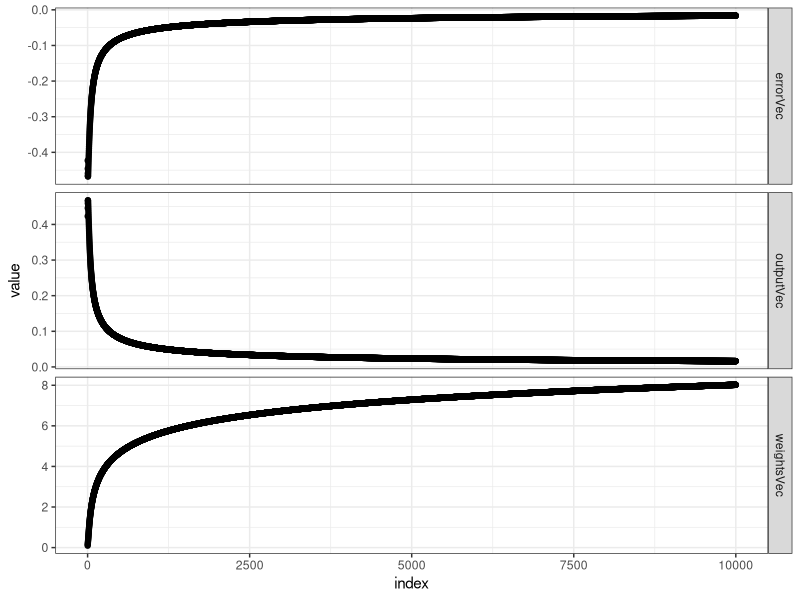

Here is the R script that generated this plot:
# Clear environment
rm(list = ls())

# Load libraries
library(ggplot2)
library(dplyr)
library(tidyr)

# input data to input neurons
# 4x3 matrix
training_input = matrix(
  c(0,0,1,1,1,1,1,0,1,0,1,1),
  nrow = 4,
  ncol = 3)

# Output data
# 1x4 matrix (transpose it to make it 4x1)
training_ouput = t(matrix(
  c(0,1,1,0),
  nrow = 1,
  ncol = 4
))

# create rarndom weights
set.seed(0415)
weights = round(runif(3, min = -1, max = 1), 2)
# turn array into 3x1 matrix
weightsMat = matrix(
  weights,
  nrow = 3,
  ncol = 1
)


# create empty vectors for visualization purposes
outputVec = c()
weightsVec = c()
errorVec = c()
index = c()

# iterate
for(i in 1:10000) {
  index[i] = i # add to index vector
  
  # activation function (sigmoid), X is the dot product between input and weights
  output = 1/(1 + exp(-training_input %*% weightsMat))
  outputVec[i] = output # add to output vector
  
  # calculate the error
  error = training_ouput - output
  errorVec[i] = error
  
  # calculate the gradient (derivative of the activation function)
  sigmoidDeriv = output * (1 - output)
  
  # adjustment is dot T(input) dot (error * gradient)
  adjustment = t(training_input) %*% (error * sigmoidDeriv)
  weightsMat = weightsMat + adjustment
  weightsVec[i] = weightsMat
}

# create data frame to visualize metrics
df = data.frame(index, outputVec, weightsVec, errorVec) %>%
  gather("key", "value", -index)

# visualize progression of 
df %>%
  ggplot(aes(x = index, y = value)) +
  geom_point() +
  facet_grid(key~., scales = "free_y") +
  theme_bw()

  

  